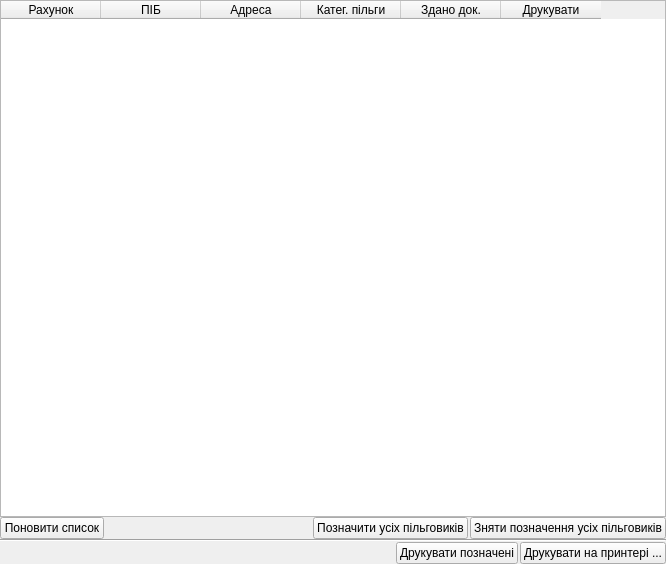
<?xml version="1.0" encoding="UTF-8"?>
<ui version="4.0">
 <class>tke_form_print_poshtu_dlya_pilgovykiv</class>
 <widget class="QWidget" name="tke_form_print_poshtu_dlya_pilgovykiv">
  <property name="geometry">
   <rect>
    <x>0</x>
    <y>0</y>
    <width>666</width>
    <height>564</height>
   </rect>
  </property>
  <property name="windowTitle">
   <string>Друк попереджувальної пошти для пільговиків</string>
  </property>
  <property name="windowIcon">
   <iconset resource="tke/tke_rc">
    <normaloff>:/pictures/pictures/printer.png</normaloff>:/pictures/pictures/printer.png</iconset>
  </property>
  <layout class="QVBoxLayout">
   <property name="spacing">
    <number>0</number>
   </property>
   <property name="margin">
    <number>0</number>
   </property>
   <item>
    <layout class="QHBoxLayout">
     <property name="spacing">
      <number>2</number>
     </property>
     <property name="margin">
      <number>0</number>
     </property>
    </layout>
   </item>
   <item>
    <widget class="QTableWidget" name="tableWidgetPilgovyky">
     <property name="alternatingRowColors">
      <bool>true</bool>
     </property>
     <property name="selectionMode">
      <enum>QAbstractItemView::SingleSelection</enum>
     </property>
     <property name="selectionBehavior">
      <enum>QAbstractItemView::SelectRows</enum>
     </property>
     <column>
      <property name="text">
       <string>Рахунок</string>
      </property>
     </column>
     <column>
      <property name="text">
       <string>ПІБ</string>
      </property>
     </column>
     <column>
      <property name="text">
       <string>Адреса</string>
      </property>
     </column>
     <column>
      <property name="text">
       <string>Катег. пільги</string>
      </property>
     </column>
     <column>
      <property name="text">
       <string>Здано док.</string>
      </property>
     </column>
     <column>
      <property name="text">
       <string>Друкувати</string>
      </property>
     </column>
    </widget>
   </item>
   <item>
    <layout class="QHBoxLayout">
     <property name="spacing">
      <number>2</number>
     </property>
     <property name="margin">
      <number>0</number>
     </property>
     <item>
      <widget class="QPushButton" name="pushButton_reload">
       <property name="text">
        <string>Поновити список</string>
       </property>
       <property name="icon">
        <iconset resource="tke/tke_rc">
         <normaloff>:/pictures/pictures/redeal.png</normaloff>:/pictures/pictures/redeal.png</iconset>
       </property>
       <property name="iconSize">
        <size>
         <width>12</width>
         <height>12</height>
        </size>
       </property>
      </widget>
     </item>
     <item>
      <spacer>
       <property name="orientation">
        <enum>Qt::Horizontal</enum>
       </property>
       <property name="sizeHint" stdset="0">
        <size>
         <width>40</width>
         <height>20</height>
        </size>
       </property>
      </spacer>
     </item>
     <item>
      <widget class="QPushButton" name="pushButton_selectAll">
       <property name="text">
        <string>Позначити усіх пільговиків</string>
       </property>
       <property name="icon">
        <iconset resource="tke/tke_rc">
         <normaloff>:/pictures/pictures/button_ok.png</normaloff>:/pictures/pictures/button_ok.png</iconset>
       </property>
       <property name="iconSize">
        <size>
         <width>12</width>
         <height>12</height>
        </size>
       </property>
      </widget>
     </item>
     <item>
      <widget class="QPushButton" name="pushButton_deselectAll">
       <property name="text">
        <string>Зняти позначення усіх пільговиків</string>
       </property>
       <property name="icon">
        <iconset resource="tke/tke_rc">
         <normaloff>:/pictures/pictures/button_cancel.png</normaloff>:/pictures/pictures/button_cancel.png</iconset>
       </property>
       <property name="iconSize">
        <size>
         <width>12</width>
         <height>12</height>
        </size>
       </property>
      </widget>
     </item>
    </layout>
   </item>
   <item>
    <widget class="Line" name="line">
     <property name="orientation">
      <enum>Qt::Horizontal</enum>
     </property>
    </widget>
   </item>
   <item>
    <layout class="QHBoxLayout">
     <property name="spacing">
      <number>2</number>
     </property>
     <property name="margin">
      <number>0</number>
     </property>
     <item>
      <spacer>
       <property name="orientation">
        <enum>Qt::Horizontal</enum>
       </property>
       <property name="sizeHint" stdset="0">
        <size>
         <width>261</width>
         <height>20</height>
        </size>
       </property>
      </spacer>
     </item>
     <item>
      <widget class="QPushButton" name="pushButton_printSelected">
       <property name="text">
        <string>Друкувати позначені</string>
       </property>
       <property name="icon">
        <iconset resource="tke/tke_rc">
         <normaloff>:/pictures/pictures/printer_default.png</normaloff>:/pictures/pictures/printer_default.png</iconset>
       </property>
       <property name="iconSize">
        <size>
         <width>12</width>
         <height>12</height>
        </size>
       </property>
      </widget>
     </item>
     <item>
      <widget class="QPushButton" name="pushButton_printSelectedOnPrinter">
       <property name="text">
        <string>Друкувати на принтері ...</string>
       </property>
       <property name="icon">
        <iconset resource="tke/tke_rc">
         <normaloff>:/pictures/pictures/printer_conf.png</normaloff>:/pictures/pictures/printer_conf.png</iconset>
       </property>
       <property name="iconSize">
        <size>
         <width>12</width>
         <height>12</height>
        </size>
       </property>
      </widget>
     </item>
    </layout>
   </item>
  </layout>
 </widget>
 <tabstops>
  <tabstop>tableWidgetPilgovyky</tabstop>
  <tabstop>pushButton_selectAll</tabstop>
  <tabstop>pushButton_deselectAll</tabstop>
  <tabstop>pushButton_printSelected</tabstop>
  <tabstop>pushButton_printSelectedOnPrinter</tabstop>
 </tabstops>
 <resources>
  <include location="tke/tke_rc"/>
 </resources>
 <connections/>
</ui>
